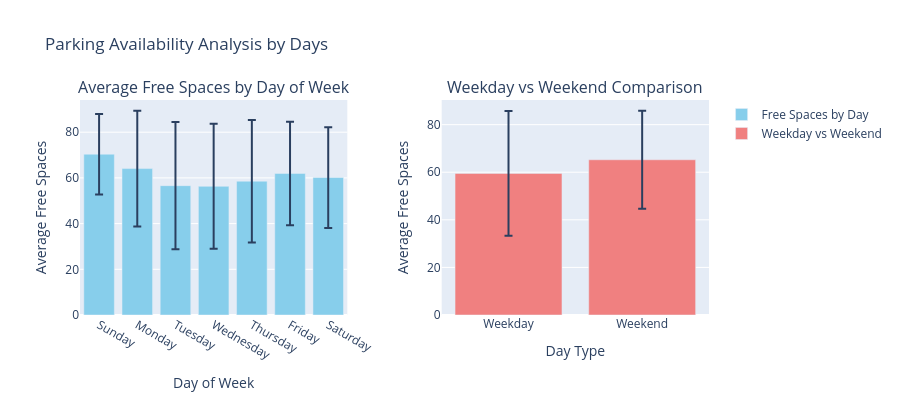

Notebook source saved alongside this figure:
### Markdown cell above
## 6. Availability Analysis by Days

### Code cell
# Daily availability analysis
daily_stats = df.groupby(['day_of_week', 'weekday_name']).agg({
    'avg_free_spaces': ['mean', 'std', 'count']
}).round(2)

daily_stats.columns = ['mean_free_spaces', 'std_free_spaces', 'sample_count']
daily_stats.reset_index(inplace=True)

print("Daily Availability Statistics:")
print(daily_stats)

# Day type analysis (Weekday vs Weekend)
day_type_stats = df.groupby('day_type').agg({
    'avg_free_spaces': ['mean', 'std'],
    'temperature_2m': 'mean',
    'precipitation': 'mean'
}).round(2)

day_type_stats.columns = ['avg_free_spaces', 'std_free_spaces', 'avg_temp', 'avg_precip']
day_type_stats.reset_index(inplace=True)

print("\nWeekday vs Weekend Analysis:")
print(day_type_stats)

# Create daily plots
fig = make_subplots(rows=1, cols=2,
                    subplot_titles=('Average Free Spaces by Day of Week', 'Weekday vs Weekend Comparison'),
                    horizontal_spacing=0.15)

# Days of week
fig.add_trace(go.Bar(
    x=daily_stats['weekday_name'],
    y=daily_stats['mean_free_spaces'],
    error_y=dict(type='data', array=daily_stats['std_free_spaces']),
    name='Free Spaces by Day',
    marker_color='skyblue'
), row=1, col=1)

# Weekday vs Weekend
fig.add_trace(go.Bar(
    x=day_type_stats['day_type'],
    y=day_type_stats['avg_free_spaces'],
    error_y=dict(type='data', array=day_type_stats['std_free_spaces']),
    name='Weekday vs Weekend',
    marker_color='lightcoral'
), row=1, col=2)

fig.update_layout(
    title='Parking Availability Analysis by Days',
    height=400,
    showlegend=True
)

fig.update_xaxes(title_text="Day of Week", row=1, col=1)
fig.update_xaxes(title_text="Day Type", row=1, col=2)
fig.update_yaxes(title_text="Average Free Spaces", row=1, col=1)
fig.update_yaxes(title_text="Average Free Spaces", row=1, col=2)

fig.show()

### Figure 1 — Plotly figure (JSON) as saved in the notebook; plotly's stock layout.template omitted (floating-point values rounded to 4 significant figures)
{"data": [{"error_y": {"array": [17.6, 25.3, 27.82, 27.32, 26.77, 22.64, 22.05], "type": "data"}, "marker": {"color": "skyblue"}, "name": "Free Spaces by Day", "type": "bar", "x": ["Sunday", "Monday", "Tuesday", "Wednesday", "Thursday", "Friday", "Saturday"], "xaxis": "x", "y": [70.37, 64.08, 56.6, 56.32, 58.55, 61.96, 60.16], "yaxis": "y"}, {"error_y": {"array": [26.21, 20.6], "type": "data"}, "marker": {"color": "lightcoral"}, "name": "Weekday vs Weekend", "type": "bar", "x": ["Weekday", "Weekend"], "xaxis": "x2", "y": [59.5, 65.24], "yaxis": "y2"}], "layout": {"annotations": [{"font": {"size": 16}, "showarrow": false, "text": "Average Free Spaces by Day of Week", "x": 0.2125, "xanchor": "center", "xref": "paper", "y": 1, "yanchor": "bottom", "yref": "paper"}, {"font": {"size": 16}, "showarrow": false, "text": "Weekday vs Weekend Comparison", "x": 0.7875, "xanchor": "center", "xref": "paper", "y": 1, "yanchor": "bottom", "yref": "paper"}], "height": 400, "showlegend": true, "title": {"text": "Parking Availability Analysis by Days"}, "xaxis": {"anchor": "y", "domain": [0, 0.425], "title": {"text": "Day of Week"}}, "xaxis2": {"anchor": "y2", "domain": [0.575, 1], "title": {"text": "Day Type"}}, "yaxis": {"anchor": "x", "domain": [0, 1], "title": {"text": "Average Free Spaces"}}, "yaxis2": {"anchor": "x2", "domain": [0, 1], "title": {"text": "Average Free Spaces"}}}}
